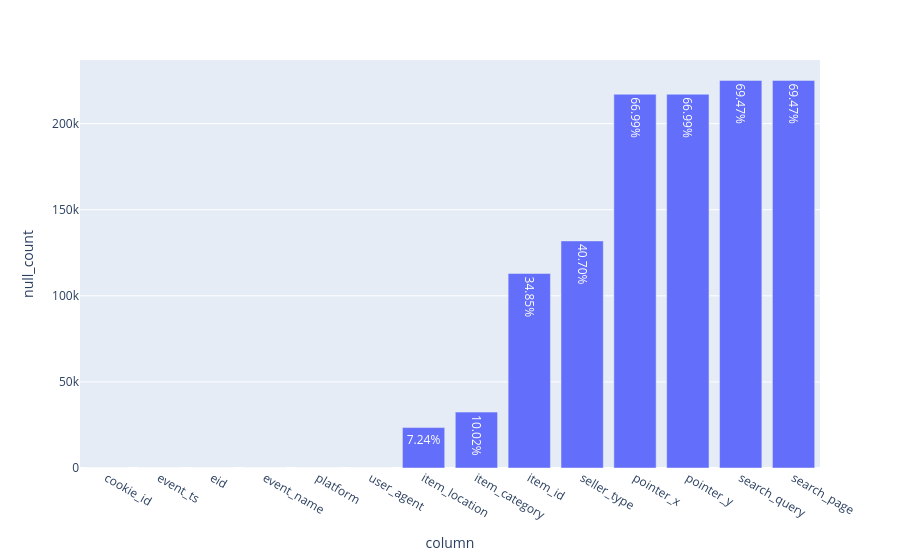

The code cell stored with this chart in its notebook:
### Code cell
plot_null_counts_with_percents(events_unique)

### Figure 1 — Plotly figure (JSON) as saved in the notebook; plotly's stock layout.template omitted (floating-point values rounded to 4 significant figures)
{"data": [{"hovertemplate": "column=%{x}<br>null_count=%{y}<br>percent=%{text}<extra></extra>", "legendgroup": "", "marker": {"color": "#636efa", "pattern": {"shape": ""}}, "name": "", "orientation": "v", "showlegend": false, "text": [0.0, 0.0, 0.0, 0.0, 0.0, 0.0, 7.24, 10.02, 34.85, 40.7, 66.99, 66.99, 69.47, 69.47], "textposition": "auto", "texttemplate": "%{text:.2f}%", "type": "bar", "x": ["cookie_id", "event_ts", "eid", "event_name", "platform", "user_agent", "item_location", "item_category", "item_id", "seller_type", "pointer_x", "pointer_y", "search_query", "search_page"], "xaxis": "x", "y": [0, 0, 0, 0, 0, 0, 23468, 32458, 112938, 131888, 217076, 217076, 225113, 225113], "yaxis": "y"}], "layout": {"barmode": "relative", "legend": {"tracegroupgap": 0}, "margin": {"t": 60}, "xaxis": {"anchor": "y", "domain": [0, 1], "title": {"text": "column"}}, "yaxis": {"anchor": "x", "domain": [0, 1], "title": {"text": "null_count"}}}}
